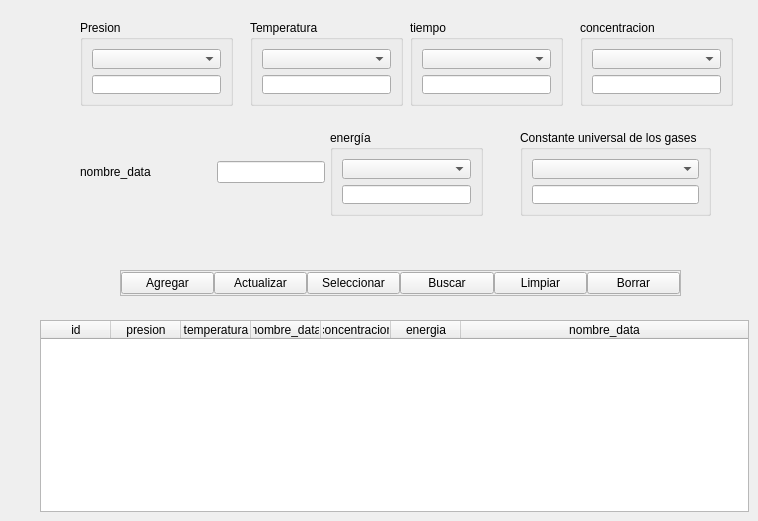
           <widget class="QWidget" name="u_tab">
            <attribute name="title">
             <string>Configuracion unidades</string>
            </attribute>
            <widget class="QGroupBox" name="groupBox_9">
             <property name="geometry">
              <rect>
               <x>410</x>
               <y>20</y>
               <width>153</width>
               <height>86</height>
              </rect>
             </property>
             <property name="title">
              <string>tiempo</string>
             </property>
             <layout class="QVBoxLayout" name="verticalLayout_38">
              <item>
               <widget class="QComboBox" name="tiempo_box"/>
              </item>
              <item>
               <widget class="QLineEdit" name="tiempo_u_edit">
                <property name="text">
                 <string/>
                </property>
               </widget>
              </item>
             </layout>
            </widget>
            <widget class="QGroupBox" name="groupBox_11">
             <property name="geometry">
              <rect>
               <x>520</x>
               <y>130</y>
               <width>191</width>
               <height>86</height>
              </rect>
             </property>
             <property name="title">
              <string>Constante universal de los gases</string>
             </property>
             <layout class="QVBoxLayout" name="verticalLayout_40">
              <item>
               <widget class="QComboBox" name="r_box"/>
              </item>
              <item>
               <widget class="QLineEdit" name="r_u_edit">
                <property name="text">
                 <string/>
                </property>
               </widget>
              </item>
             </layout>
            </widget>
            <widget class="QWidget" name="layoutWidget">
             <property name="geometry">
              <rect>
               <x>80</x>
               <y>160</y>
               <width>245</width>
               <height>24</height>
              </rect>
             </property>
             <layout class="QHBoxLayout" name="horizontalLayout_58">
              <property name="spacing">
               <number>0</number>
              </property>
              <item>
               <widget class="QLabel" name="label_32">
                <property name="text">
                 <string>nombre_data</string>
                </property>
               </widget>
              </item>
              <item>
               <spacer name="horizontalSpacer_59">
                <property name="orientation">
                 <enum>Qt::Horizontal</enum>
                </property>
                <property name="sizeHint" stdset="0">
                 <size>
                  <width>40</width>
                  <height>20</height>
                 </size>
                </property>
               </spacer>
              </item>
              <item>
               <widget class="QLineEdit" name="nombre_data_u_edit">
                <property name="text">
                 <string/>
                </property>
               </widget>
              </item>
             </layout>
            </widget>
            <widget class="QTableWidget" name="registro_unidades_tabla">
             <property name="geometry">
              <rect>
               <x>40</x>
               <y>320</y>
               <width>709</width>
               <height>192</height>
              </rect>
             </property>
             <property name="focusPolicy">
              <enum>Qt::NoFocus</enum>
             </property>
             <property name="showGrid">
              <bool>false</bool>
             </property>
             <attribute name="horizontalHeaderMinimumSectionSize">
              <number>50</number>
             </attribute>
             <attribute name="horizontalHeaderDefaultSectionSize">
              <number>70</number>
             </attribute>
             <attribute name="horizontalHeaderStretchLastSection">
              <bool>true</bool>
             </attribute>
             <attribute name="verticalHeaderVisible">
              <bool>false</bool>
             </attribute>
             <column>
              <property name="text">
               <string>id</string>
              </property>
             </column>
             <column>
              <property name="text">
               <string>presion</string>
              </property>
             </column>
             <column>
              <property name="text">
               <string>temperatura</string>
              </property>
             </column>
             <column>
              <property name="text">
               <string>nombre_data</string>
              </property>
             </column>
             <column>
              <property name="text">
               <string>concentracion</string>
              </property>
             </column>
             <column>
              <property name="text">
               <string>energia</string>
              </property>
             </column>
             <column>
              <property name="text">
               <string>nombre_data</string>
              </property>
             </column>
            </widget>
            <widget class="QFrame" name="funciones_frame_u">
             <property name="geometry">
              <rect>
               <x>120</x>
               <y>270</y>
               <width>561</width>
               <height>26</height>
              </rect>
             </property>
             <property name="frameShape">
              <enum>QFrame::StyledPanel</enum>
             </property>
             <property name="frameShadow">
              <enum>QFrame::Raised</enum>
             </property>
             <layout class="QHBoxLayout" name="horizontalLayout_59">
              <property name="spacing">
               <number>0</number>
              </property>
              <property name="leftMargin">
               <number>0</number>
              </property>
              <property name="topMargin">
               <number>0</number>
              </property>
              <property name="rightMargin">
               <number>0</number>
              </property>
              <property name="bottomMargin">
               <number>0</number>
              </property>
              <item>
               <widget class="QPushButton" name="agregar_ru_btn">
                <property name="text">
                 <string>Agregar</string>
                </property>
               </widget>
              </item>
              <item>
               <widget class="QPushButton" name="actualizar_ru_btn">
                <property name="text">
                 <string>Actualizar</string>
                </property>
               </widget>
              </item>
              <item>
               <widget class="QPushButton" name="seleccionar_ru_btn">
                <property name="text">
                 <string>Seleccionar</string>
                </property>
               </widget>
              </item>
              <item>
               <widget class="QPushButton" name="buscar_ru_btn">
                <property name="text">
                 <string>Buscar</string>
                </property>
               </widget>
              </item>
              <item>
               <widget class="QPushButton" name="limpiar_ru_btn">
                <property name="text">
                 <string>Limpiar</string>
                </property>
               </widget>
              </item>
              <item>
               <widget class="QPushButton" name="borrar_ru_btn">
                <property name="text">
                 <string>Borrar</string>
                </property>
               </widget>
              </item>
             </layout>
            </widget>
            <widget class="QGroupBox" name="groupBox_10">
             <property name="geometry">
              <rect>
               <x>330</x>
               <y>130</y>
               <width>153</width>
               <height>86</height>
              </rect>
             </property>
             <property name="title">
              <string>energía</string>
             </property>
             <layout class="QVBoxLayout" name="verticalLayout_39">
              <item>
               <widget class="QComboBox" name="energia_box"/>
              </item>
              <item>
               <widget class="QLineEdit" name="energia_u_edit">
                <property name="text">
                 <string/>
                </property>
               </widget>
              </item>
             </layout>
            </widget>
            <widget class="QGroupBox" name="groupBox_6">
             <property name="geometry">
              <rect>
               <x>250</x>
               <y>20</y>
               <width>153</width>
               <height>86</height>
              </rect>
             </property>
             <property name="title">
              <string>Temperatura</string>
             </property>
             <layout class="QVBoxLayout" name="verticalLayout_35">
              <item>
               <widget class="QComboBox" name="temperatura_box"/>
              </item>
              <item>
               <widget class="QLineEdit" name="temperatura_u_edit"/>
              </item>
             </layout>
            </widget>
            <widget class="QGroupBox" name="groupBox_8">
             <property name="geometry">
              <rect>
               <x>80</x>
               <y>20</y>
               <width>153</width>
               <height>86</height>
              </rect>
             </property>
             <property name="title">
              <string>Presion</string>
             </property>
             <layout class="QVBoxLayout" name="verticalLayout_37">
              <item>
               <widget class="QComboBox" name="presion_box"/>
              </item>
              <item>
               <widget class="QLineEdit" name="presion_u_edit"/>
              </item>
             </layout>
            </widget>
            <widget class="QGroupBox" name="groupBox_7">
             <property name="geometry">
              <rect>
               <x>580</x>
               <y>20</y>
               <width>153</width>
               <height>86</height>
              </rect>
             </property>
             <property name="title">
              <string>concentracion</string>
             </property>
             <layout class="QVBoxLayout" name="verticalLayout_36">
              <item>
               <widget class="QComboBox" name="tiempo_box_2"/>
              </item>
              <item>
               <widget class="QLineEdit" name="concentracion_u_edit">
                <property name="text">
                 <string/>
                </property>
               </widget>
              </item>
             </layout>
            </widget>
           </widget>
